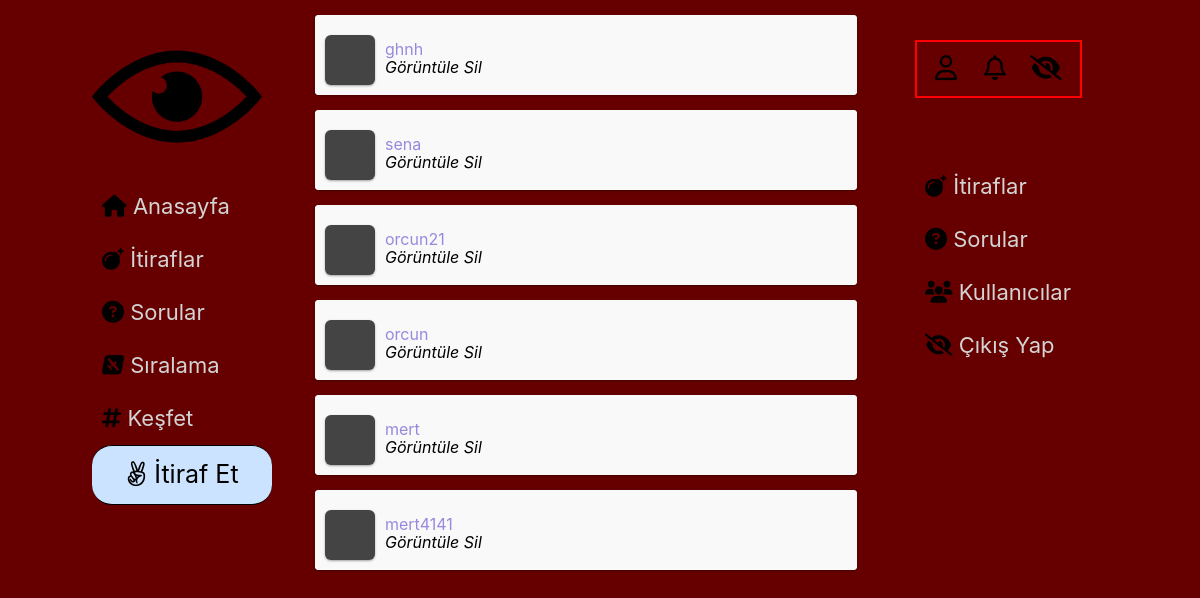
The page /kullanicilar-admin/ on the database its author committed.
### website/models.py (models this page shows, shortened)
class UserProfile(models.Model):
    GENDER = (
        ('E', 'Erkek'),
        ('K', 'Kadın'),
    )
    FACULTY = (
        ('Mühendislik', 'Mühendislik'),
        ('Mimarlık', 'Mimarlık'),
        ('Fen-Edebiyat', 'Fen-Edebiyat'),
        ('İktisadi-İdari', 'İktisadi-İdari'),
        ('Güzel Sanatlar', 'Güzel Sanatlar')
    )
    gender = models.CharField(max_length=1, choices=GENDER)
    faculty = models.CharField(max_length=20, choices=FACULTY)
    birthdate = models.DateField()
    createdat = models.DateField()
    following = models.ManyToManyField('self', symmetrical=False, through='Follower_List')
    postCount = models.IntegerField(blank=True, null=True)
    point = models.IntegerField(default=0)
    user = models.ForeignKey(User, on_delete=models.CASCADE)
    def get_profile_url(self):
        return f"/profil/{self.pk}/"
    def get_delete_user_url(self):
        return f"/sil/{self.pk}/"

### website/views.py (the view)
# urls.py: path('kullanicilar-admin/', views.admin_user, name='adminkullanicilar'),
def admin_user(request):
    user_list = UserProfile.objects.all()
    context = {'user_list': user_list
               }
    return render(request, 'admin/takipçiler admin.html', context)

### templates/admin/takipçiler admin.html (shortened to what this page needs)
{% extends 'base.html' %}
{% block head %}
    {% load static %}
    <link rel="stylesheet" type="text/css" href="{% static 'css/style.css' %}">
{% endblock %}
{% block content %}
<div id="main-window">
        {% for user in user_list reversed%}
                <div class="post">
                    <div class="user">
                        <div class="user-img"></div>
                        <div class="user-info">
                            <div class="user-name">{{ user.user.username }} </div>
                            <div class="user-menu">
                           <a href="{{ user.get_profile_url }}"><i>Görüntüle</i></a>
                           <a href="{{user.get_delete_user_url}}" ><i>Sil</i></a>
                           </div>
                        </div>
                    </div>
        </div>
      {% endfor %}
    </div>
{% endblock %}
{% block admin %}
   <nav class="admin-navbar">
                <ul class="mainmenu">
                    <li> <a href="{% url 'adminitiraflar' %}">
                            <i class="fas fa-bomb"></i>
                            <span>İtiraflar</a> </li>
                    <li><a href="{% url 'admincevaplar' %}">
                            <i class="fas fa-question-circle"></i>
                            <span>Sorular</span>
                        </a> </li>
                    <li><a href="{% url 'adminkullanicilar' %}">
                            <i class="fas fa-users"></i>
                            <span>Kullanıcılar</span>
                        </a></li>
                        <li><a href="{% url 'logout' %}">
                            <i class="fas fa-eye-slash"></i>
                            <span>Çıkış Yap</span>
                        </a></li>
                </ul>
            </nav>
{% endblock %}

### website/static/css/style.css (style rules this page uses)
.admin-navbar { position: relative; top: 20%; }
i { color: black; position: relative; }

### website/static/css/main.css (style rules this page uses)
#main-window { position: relative; left: 0; right: 0; width: 95%; }
.post { margin: 15px auto 10px; width: 100%; background: #fff; border-radius: 4px; box-shadow: 0 1px 3px rgba(0, 0, 0, 0.12), 0 1px 2px rgba(0, 0, 0, 0.24); transition: all 0.2s ease-in-out; overflow: hidden; }
.post .user { padding: 10px; position: relative; background: #f9f9f9; overflow: hidden; }
.post .user .user-img { margin-top: 10px; margin-right: 10px; width: 50px; height: 50px; float: left; border-radius: 6px; background: #444; box-shadow: 0 1px 3px rgba(0, 0, 0, 0.12), 0 1px 2px rgba(0, 0, 0, 0.24); overflow: hidden; }
.post .user .user-info { padding-top: 15px; margin-right: 10px; width: calc(100% - 190px); height: 45px; line-height: 18px; float: left; color: #98d; }
.mainmenu { list-style: none; padding: 0; margin: 0; }
.mainmenu a { display: block; font-size: 22px; text-decoration: none; padding: 10px; color: #D3D3D3; }

### rows shown on the page
UserProfile: user.username "ghnh"
UserProfile: user.username "sena"
UserProfile: user.username "orcun21"
UserProfile: user.username "orcun"
UserProfile: user.username "mert"
UserProfile: user.username "mert4141"
